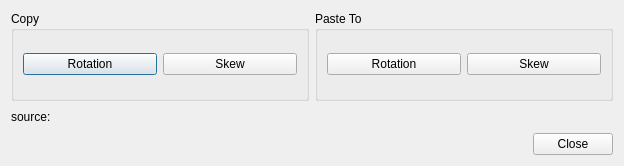
<?xml version="1.0" encoding="UTF-8"?>
<ui version="4.0">
 <class>Dialog</class>
 <widget class="QDialog" name="Dialog">
  <property name="geometry">
   <rect>
    <x>0</x>
    <y>0</y>
    <width>624</width>
    <height>166</height>
   </rect>
  </property>
  <property name="windowTitle">
   <string>Transform Object</string>
  </property>
  <layout class="QVBoxLayout" name="verticalLayout" stretch="1,0,0">
   <item>
    <layout class="QHBoxLayout" name="horizontalLayout_3">
     <item>
      <widget class="QGroupBox" name="copyBox">
       <property name="title">
        <string>Copy</string>
       </property>
       <layout class="QHBoxLayout" name="horizontalLayout_4">
        <item>
         <widget class="QPushButton" name="copyRotationButton">
          <property name="text">
           <string>Rotation</string>
          </property>
         </widget>
        </item>
        <item>
         <widget class="QPushButton" name="copySkewButton">
          <property name="text">
           <string>Skew</string>
          </property>
         </widget>
        </item>
       </layout>
      </widget>
     </item>
     <item>
      <widget class="QGroupBox" name="pasteBox">
       <property name="title">
        <string>Paste To</string>
       </property>
       <layout class="QHBoxLayout" name="horizontalLayout_5">
        <item>
         <widget class="QPushButton" name="pasteRotationButton">
          <property name="text">
           <string>Rotation</string>
          </property>
         </widget>
        </item>
        <item>
         <widget class="QPushButton" name="pasteSkewButton">
          <property name="text">
           <string>Skew</string>
          </property>
         </widget>
        </item>
       </layout>
      </widget>
     </item>
    </layout>
   </item>
   <item>
    <layout class="QHBoxLayout" name="horizontalLayout_6">
     <item>
      <widget class="QLabel" name="label">
       <property name="text">
        <string>source:</string>
       </property>
      </widget>
     </item>
     <item>
      <widget class="QLabel" name="sourceLabel">
       <property name="text">
        <string/>
       </property>
      </widget>
     </item>
     <item>
      <spacer name="horizontalSpacer_2">
       <property name="orientation">
        <enum>Qt::Horizontal</enum>
       </property>
       <property name="sizeHint" stdset="0">
        <size>
         <width>40</width>
         <height>20</height>
        </size>
       </property>
      </spacer>
     </item>
     <item>
      <widget class="QLabel" name="destinationLabel">
       <property name="text">
        <string/>
       </property>
      </widget>
     </item>
    </layout>
   </item>
   <item>
    <layout class="QHBoxLayout" name="horizontalLayout">
     <item>
      <spacer name="horizontalSpacer">
       <property name="orientation">
        <enum>Qt::Horizontal</enum>
       </property>
       <property name="sizeHint" stdset="0">
        <size>
         <width>40</width>
         <height>20</height>
        </size>
       </property>
      </spacer>
     </item>
     <item>
      <widget class="QPushButton" name="closeButton">
       <property name="text">
        <string>Close</string>
       </property>
      </widget>
     </item>
    </layout>
   </item>
  </layout>
 </widget>
 <resources>
  <include location="W:/Project/dog-pipeline-env/config/harmony/js_shortcuts/script-icons/copyPastePivots - Copy.qrc"/>
 </resources>
 <connections/>
</ui>
